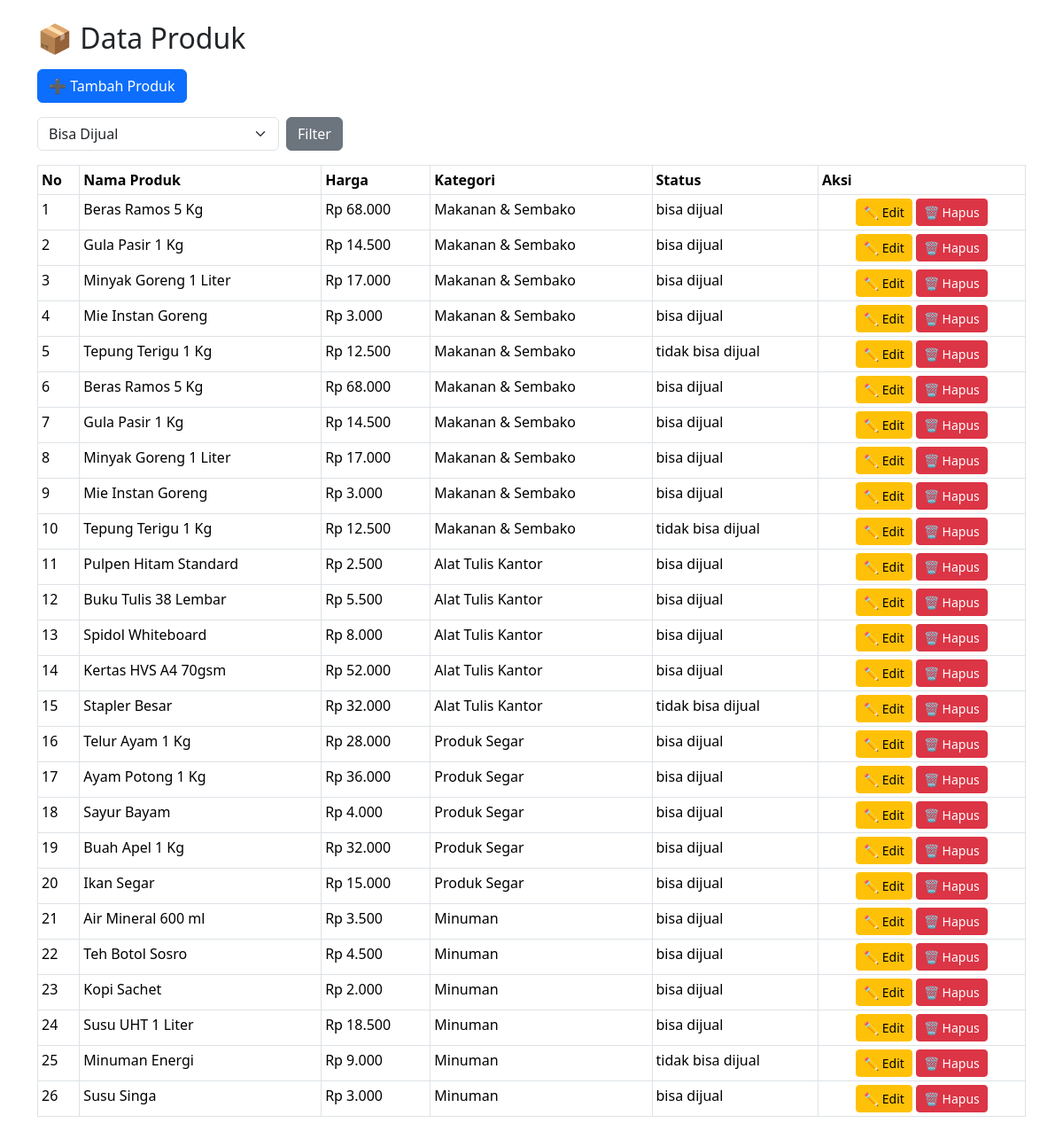
The app's page /index.php/produk with its own data.
### tables this page shows
CREATE TABLE `produk` (
  `id_produk` int(10) UNSIGNED NOT NULL,
  `nama_produk` varchar(150) NOT NULL,
  `harga` int(10) UNSIGNED NOT NULL,
  `kategori_id` int(10) UNSIGNED NOT NULL,
  `status_id` int(10) UNSIGNED NOT NULL
);

CREATE TABLE `kategori` (
  `id_kategori` int(10) UNSIGNED NOT NULL,
  `nama_kategori` varchar(100) NOT NULL
);

CREATE TABLE `status` (
  `id_status` int(10) UNSIGNED NOT NULL,
  `nama_status` varchar(50) NOT NULL
);

### application/controllers/Produk.php (called while the page is built, shortened)
<?php
class Produk extends CI_Controller {
    public function __construct()
    {
        $this->load->model('Produk_model');
        $this->load->library('form_validation');
    }
    public function index()
    {
        $status = $this->input->get('status');
        $data = [
            'status' => $status,
            'produk' => $this->Produk_model->get_all($status)
        ];
        $this->load->view('produk/index', $data);
    }
}
?>

### index.php (called while the page is built, shortened)
<?php
require_once BASEPATH.'core/CodeIgniter.php';

### application/models/Produk_model.php (called while the page is built, shortened)
<?php
class Produk_model extends CI_Model {
    public function get_all($status = null)
    {
        $this->db->select('
            produk.id_produk,
            produk.nama_produk,
            produk.harga,
            produk.kategori_id,
            produk.status_id,
            kategori.nama_kategori,
            status.nama_status');
        $this->db->from('produk');
        $this->db->join('kategori', 'kategori.id_kategori = produk.kategori_id');
        $this->db->join('status', 'status.id_status = produk.status_id');
        return $this->db->get()->result();
    }
}
?>

### application/views/produk/index.php (the view, shortened to what this page needs)
<!doctype html>
<html lang="id">
<head>
    <link href="https://cdn.jsdelivr.net/npm/bootstrap@5.3.2/dist/css/bootstrap.min.css" rel="stylesheet">
</head>
<body>
<div class="container mt-4">
    <h2 class="mb-3">📦 Data Produk</h2>
    <a href="<?= site_url('produk/tambah') ?>" class="btn btn-primary mb-3">
            ➕ Tambah Produk
        </a>
    <form method="get" action="<?= site_url('produk') ?>" class="row g-2 mb-3">
    <div class="col-md-3">
        <select name="status" class="form-select">
            <option value="1" <?= ($status == 1) ? 'selected' : '' ?>>
                Bisa Dijual
            </option>
        </select>
    </div>
    <div class="col-md-auto">
        <button type="submit" class="btn btn-secondary">Filter</button>
    </div>
    </form>
    <div class="table-responsive">
    <table class="table table-bordered table-sm">
        <thead>
            <tr>
                <th>No</th>
                <th>Nama Produk</th>
                <th>Harga</th>
                <th>Kategori</th>
                <th>Status</th>
                <th>Aksi</th>
            </tr>
        </thead>
        <tbody>
        <?php if (empty($produk)) : ?>
            <tr>
                <td colspan="6" class="text-center">Data tidak ada</td>
            </tr>
        <?php else : ?>
            <?php $no = 1; foreach ($produk as $p) : ?>
            <tr>
                <td><?= $no++ ?></td>
                <td><?= $p->nama_produk ?></td>
                <td>Rp <?= number_format($p->harga, 0, ',', '.') ?></td>
                <td><?= $p->nama_kategori ?></td>
                <td><?= $p->nama_status ?></td>
                <td class="text-center">
                    <a href="<?= site_url('produk/edit/'.$p->id_produk) ?>"
                       class="btn btn-sm btn-warning">
                        ✏️ Edit
                    </a>
                    <a href="<?= site_url('produk/hapus/'.$p->id_produk) ?>"
                       class="btn btn-sm btn-danger"
                       onclick="return confirm('Yakin mau hapus data ini?')">
                        🗑️ Hapus
                    </a>
                </td>
            </tr>
            <?php endforeach; ?>
        <?php endif; ?>
        </tbody>
    </table>
</div>
</div>
</body>
</html>

### records on screen
produk: nama_produk "Beras Ramos 5 Kg", harga "68.000", kategori.nama_kategori "Makanan & Sembako", status.nama_status "bisa dijual"
produk: nama_produk "Gula Pasir 1 Kg", harga "14.500", kategori.nama_kategori "Makanan & Sembako", status.nama_status "bisa dijual"
produk: nama_produk "Minyak Goreng 1 Liter", harga "17.000", kategori.nama_kategori "Makanan & Sembako", status.nama_status "bisa dijual"
produk: nama_produk "Mie Instan Goreng", harga "3.000", kategori.nama_kategori "Makanan & Sembako", status.nama_status "bisa dijual"
produk: nama_produk "Tepung Terigu 1 Kg", harga "12.500", kategori.nama_kategori "Makanan & Sembako", status.nama_status "tidak bisa dijual"
produk: nama_produk "Beras Ramos 5 Kg", harga "68.000", kategori.nama_kategori "Makanan & Sembako", status.nama_status "bisa dijual"
produk: nama_produk "Gula Pasir 1 Kg", harga "14.500", kategori.nama_kategori "Makanan & Sembako", status.nama_status "bisa dijual"
produk: nama_produk "Minyak Goreng 1 Liter", harga "17.000", kategori.nama_kategori "Makanan & Sembako", status.nama_status "bisa dijual"
produk: nama_produk "Mie Instan Goreng", harga "3.000", kategori.nama_kategori "Makanan & Sembako", status.nama_status "bisa dijual"
produk: nama_produk "Tepung Terigu 1 Kg", harga "12.500", kategori.nama_kategori "Makanan & Sembako", status.nama_status "tidak bisa dijual"
produk: nama_produk "Pulpen Hitam Standard", harga "2.500", kategori.nama_kategori "Alat Tulis Kantor", status.nama_status "bisa dijual"
produk: nama_produk "Buku Tulis 38 Lembar", harga "5.500", kategori.nama_kategori "Alat Tulis Kantor", status.nama_status "bisa dijual"
produk: nama_produk "Spidol Whiteboard", harga "8.000", kategori.nama_kategori "Alat Tulis Kantor", status.nama_status "bisa dijual"
produk: nama_produk "Kertas HVS A4 70gsm", harga "52.000", kategori.nama_kategori "Alat Tulis Kantor", status.nama_status "bisa dijual"
produk: nama_produk "Stapler Besar", harga "32.000", kategori.nama_kategori "Alat Tulis Kantor", status.nama_status "tidak bisa dijual"
produk: nama_produk "Telur Ayam 1 Kg", harga "28.000", kategori.nama_kategori "Produk Segar", status.nama_status "bisa dijual"
produk: nama_produk "Ayam Potong 1 Kg", harga "36.000", kategori.nama_kategori "Produk Segar", status.nama_status "bisa dijual"
produk: nama_produk "Sayur Bayam", harga "4.000", kategori.nama_kategori "Produk Segar", status.nama_status "bisa dijual"
produk: nama_produk "Buah Apel 1 Kg", harga "32.000", kategori.nama_kategori "Produk Segar", status.nama_status "bisa dijual"
produk: nama_produk "Ikan Segar", harga "15.000", kategori.nama_kategori "Produk Segar", status.nama_status "bisa dijual"
produk: nama_produk "Air Mineral 600 ml", harga "3.500", kategori.nama_kategori "Minuman", status.nama_status "bisa dijual"
produk: nama_produk "Teh Botol Sosro", harga "4.500", kategori.nama_kategori "Minuman", status.nama_status "bisa dijual"
produk: nama_produk "Kopi Sachet", harga "2.000", kategori.nama_kategori "Minuman", status.nama_status "bisa dijual"
produk: nama_produk "Susu UHT 1 Liter", harga "18.500", kategori.nama_kategori "Minuman", status.nama_status "bisa dijual"
produk: nama_produk "Minuman Energi", harga "9.000", kategori.nama_kategori "Minuman", status.nama_status "tidak bisa dijual"
produk: nama_produk "Susu Singa", harga "3.000", kategori.nama_kategori "Minuman", status.nama_status "bisa dijual"
